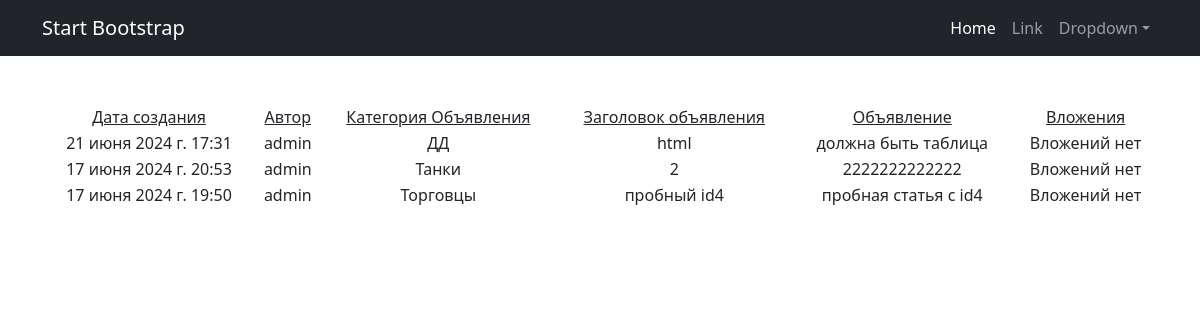
The page /board/post/ on the database its author committed.
### Bullboard/models.py (models this page shows, shortened)
class Post(models.Model):
    author = models.ForeignKey(User, on_delete=models.CASCADE)# Автор
    title = models.CharField(max_length=255)# Заголовок объявления
    text = models.TextField()# Текст объявления
    created = models.DateTimeField(auto_now_add=True)# Дата создания
    category = models.ForeignKey('Category', on_delete=models.CASCADE)# Категория
    upload = models.FileField(upload_to='uploads/%Y/%m/%d/', blank=True, default=None, null=True, verbose_name='upload')# Вложения

class User(AbstractUser):
    code = models.CharField(max_length=120, null=True, blank=True)
    def __str__(self):
        return self.username

class Category(models.Model):
    name = models.CharField(max_length=64)
    subscribers = models.ManyToManyField(User, through='Subscriber')
    def __str__(self):
        return self.name

### Bullboard/views.py (the view)
# urls.py: path('post/', PostList.as_view(), name='post_list'),
class PostList(ListView):
    model = Post # Указываем модель, объекты которой мы будем выводить
    ordering = '-created'     # Поле, которое будет использоваться для сортировки объектов
    template_name = 'post.html'  # Указываем имя шаблона,
    context_object_name = 'posts'  # имя списка, в котором будут лежать все объекты.чтобы обратиться к списку объектов в html-шаблоне

### templates/post.html (shortened to what this page needs)
{% extends 'flatpages/default.html' %}
{% block content %}
{% if posts %}
<table width="100%" style="margin-top: 35px">
    <tr>
        <td><u>Дата создания</u></td>
        <td><u>Автор</u></td>
        <td><u>Категория Объявления</u></td>
        <td><u>Заголовок объявления</u></td>
        <td><u>Объявление</u></td>
        <td><u>Вложения</u></td>
    </tr>
{% for post in posts %}
    <tr>
        <td>{{ post.created }}</td>
        <td>{{ post.author }}</td>
        <td>{{ post.category }}</td>
        <td>{{ post.title }}</td>
        <td>{{ post.text|safe }}</td>
        <td>{% if post.upload %}
            <p><img class="img-post-left" src="{{post.upload.url}}"></p>
                {% else %}
                Вложений нет
            {% endif %}
        </td>
    </tr>
{% endfor %}
</table>
{% else %}
<h3>"Пока объявлений  нет""</h3>
{% endif %}
{% endblock content %}

### rows shown on the page
Post: created "21 июня 2024 г. 17:31", author "admin", category "ДД", title "html", text "должна быть таблица", upload "Вложений нет"
Post: created "17 июня 2024 г. 20:53", author "admin", category "Танки", title "2", text "2222222222222", shows "Вложений нет"
Post: created "17 июня 2024 г. 19:50", author "admin", category "Торговцы", title "пробный id4", text "пробная статья c id4", shows "Вложений нет"
